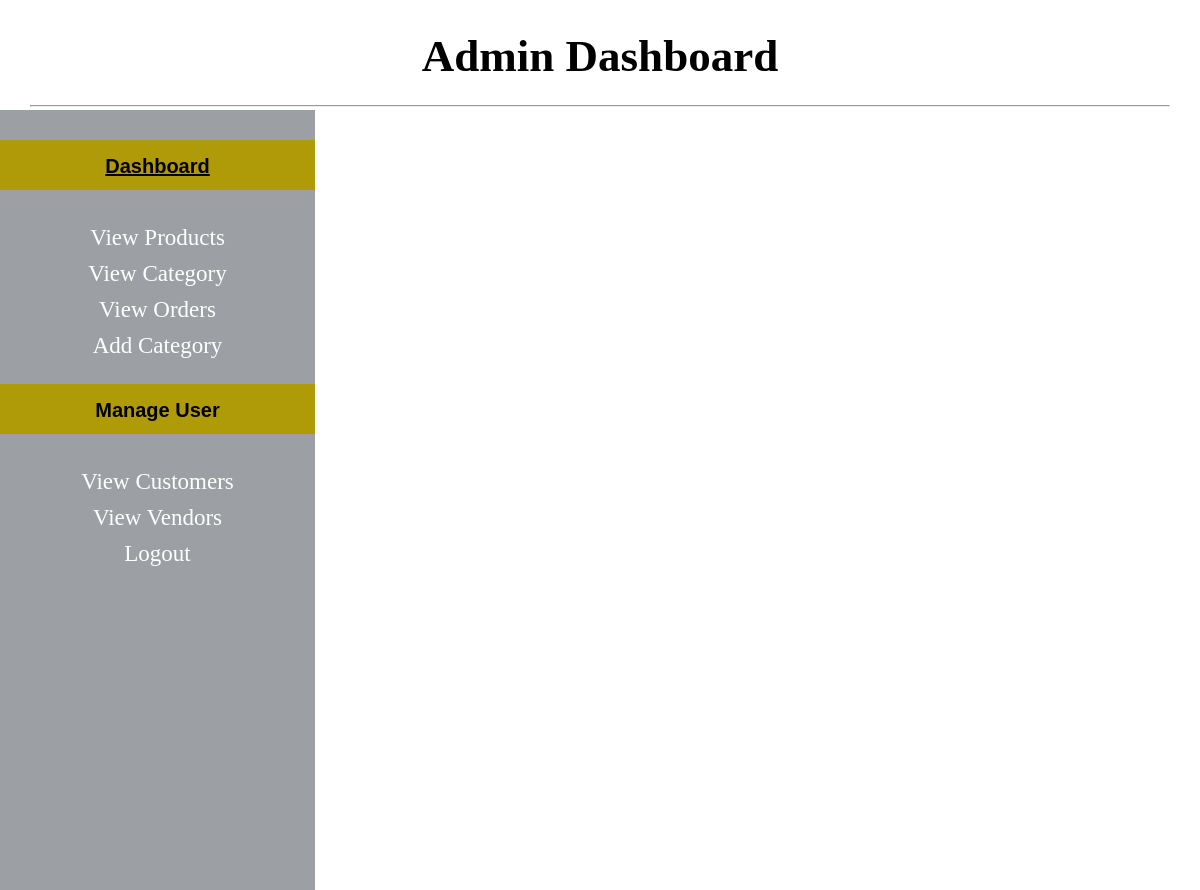
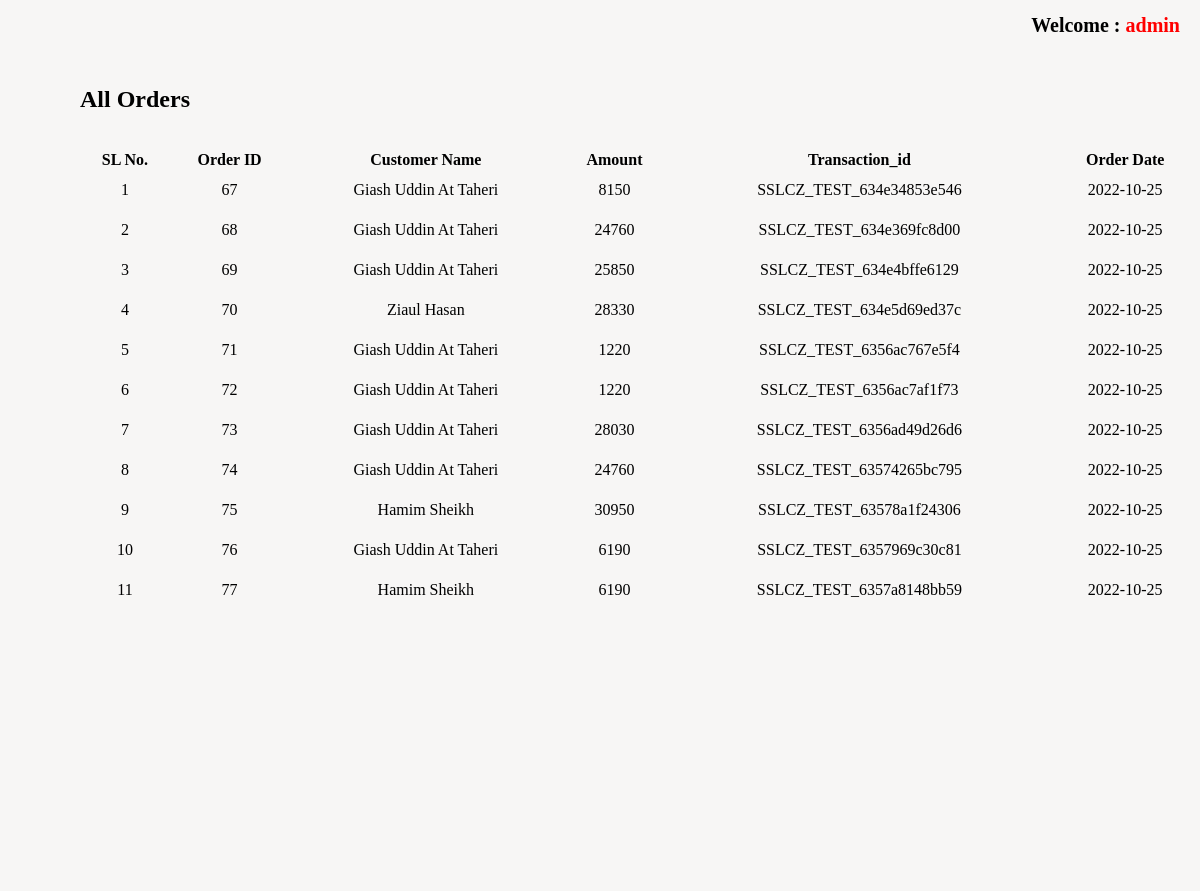
Screenshot of /admin_area/index.php?order (signed in) with the database file from the repository (2 pictures, top to bottom).
### tables this page shows
CREATE TABLE `orders` (
  `id` int(11) NOT NULL,
  `name` varchar(255) DEFAULT NULL,
  `email` varchar(255) DEFAULT NULL,
  `phone` varchar(20) DEFAULT NULL,
  `amount` double DEFAULT NULL,
  `address` text DEFAULT NULL,
  `status` varchar(10) DEFAULT NULL,
  `transaction_id` varchar(255) DEFAULT NULL,
  `currency` varchar(20) DEFAULT NULL,
  `date` date DEFAULT NULL
);

### admin_area/order.php (the view)
<div class="view_product_box">
<br><br>
<h2>All Orders</h2><br><br>
<form action="" method="post" enctype="multipart/form-data"style="padding-bottom:130px;">
<table width="100%">
 <thead>
  <tr>
   <th>SL No.</th>
   <th>Order ID</th>
   <th>Customer Name</th>
   <th>Amount</th>
   <th>Transaction_id</th>
   <th>Order Date</th>
  </tr>
 </thead>
 <?php
 $all_products = mysqli_query($con,"
    select * from orders");
 $i = 0;
 while($row=mysqli_fetch_array($all_products)){
 $id=$row['id'];
 $name=$row['name'];
 $amount=$row['amount'];
 $t_id=$row['transaction_id'];
 $t_date=$row['date'];
$i++;
 ?>
  <tr align="center">
   <td style="padding:10px;"><?php echo $i; ?></td>
   <td ><?php echo $id ?></td>
   <td><?php echo $name ?></td>
   <td><?php echo $amount ?></td>
   <td><?php echo $t_id ?></td>
   <td><?php echo $t_date ?></td>
 <?php }?>
</table>
</form>
</div>

### admin_area/styles/style.css (style rules this page uses)
html, body, div, span, applet, object, iframe, h1, h2, h3, h4, h5, h6, p, blockquote, pre, a, abbr, acronym, address, big, cite, code, del, dfn, em, img, ins, kbd, q, s, samp, small, strike, strong, sub, sup, tt, var, b, u, i, center, dl, dt, dd, ol, ul, li, fieldset, form, label, legend, table, caption, tbody, tfoot, thead, tr, th, td, article, aside, canvas, details, embed, figure, figcaption, footer, header, hgroup, menu, nav, output, ruby, section, summary, time, mark, audio, video { margin: 0; padding: 0; border: 0; vertical-align: baseline; }
body { background-color:rgb(255, 255, 255); }

### rows the page displays
orders: id "67", name "Giash Uddin At Taheri", amount "8150", transaction "SSLCZ_TEST_634e34853e546", date "2022-10-25"
orders: id "68", name "Giash Uddin At Taheri", amount "24760", transaction "SSLCZ_TEST_634e369fc8d00", date "2022-10-25"
orders: id "69", name "Giash Uddin At Taheri", amount "25850", transaction "SSLCZ_TEST_634e4bffe6129", date "2022-10-25"
orders: id "70", name "Ziaul Hasan", amount "28330", transaction "SSLCZ_TEST_634e5d69ed37c", date "2022-10-25"
orders: id "71", name "Giash Uddin At Taheri", amount "1220", transaction "SSLCZ_TEST_6356ac767e5f4", date "2022-10-25"
orders: id "72", name "Giash Uddin At Taheri", amount "1220", transaction "SSLCZ_TEST_6356ac7af1f73", date "2022-10-25"
orders: id "73", name "Giash Uddin At Taheri", amount "28030", transaction "SSLCZ_TEST_6356ad49d26d6", date "2022-10-25"
orders: id "74", name "Giash Uddin At Taheri", amount "24760", transaction "SSLCZ_TEST_63574265bc795", date "2022-10-25"
orders: id "75", name "Hamim Sheikh", amount "30950", transaction "SSLCZ_TEST_63578a1f24306", date "2022-10-25"
orders: id "76", name "Giash Uddin At Taheri", amount "6190", transaction "SSLCZ_TEST_6357969c30c81", date "2022-10-25"
orders: id "77", name "Hamim Sheikh", amount "6190", transaction "SSLCZ_TEST_6357a8148bb59", date "2022-10-25"

### other values shown
$_SESSION['user_name'] "admin"
